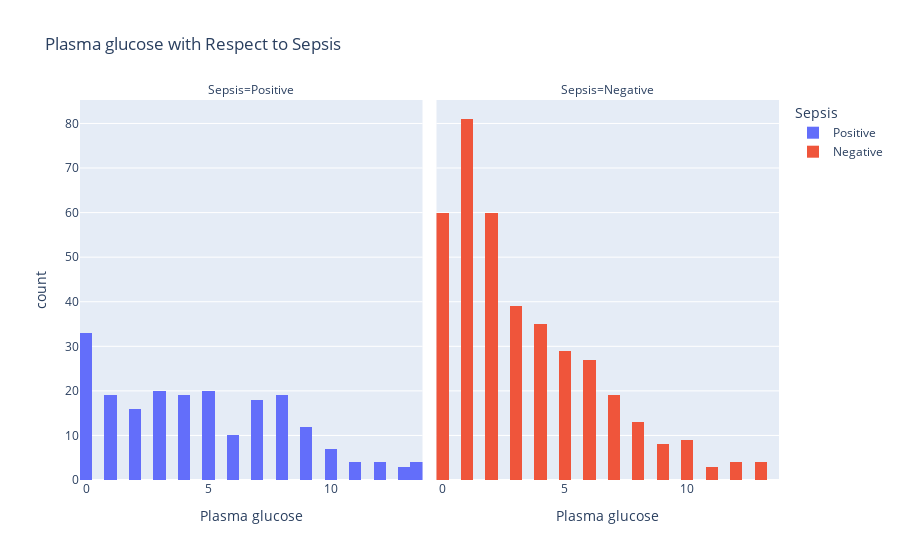
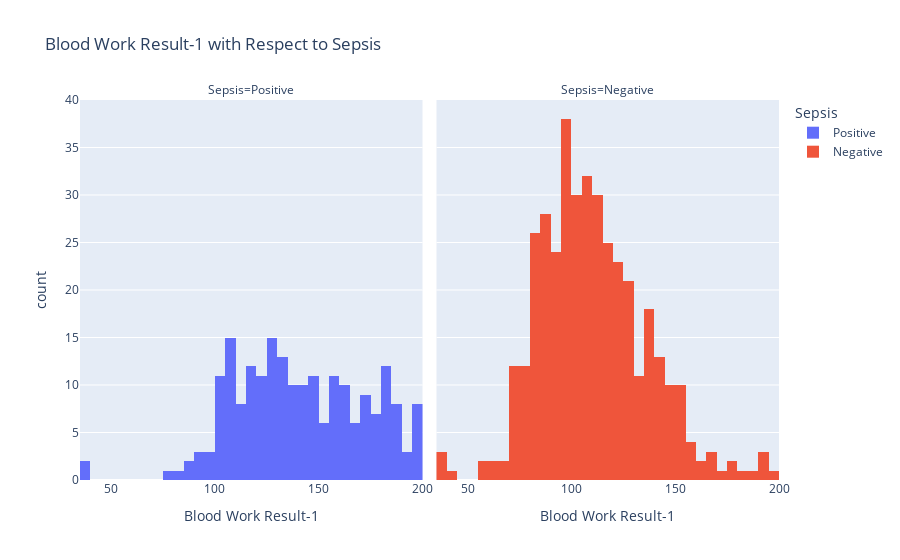
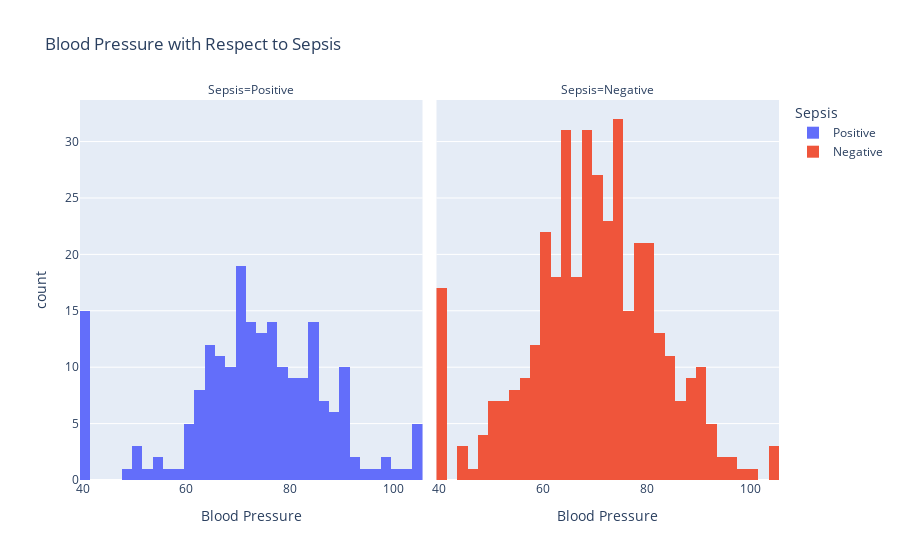
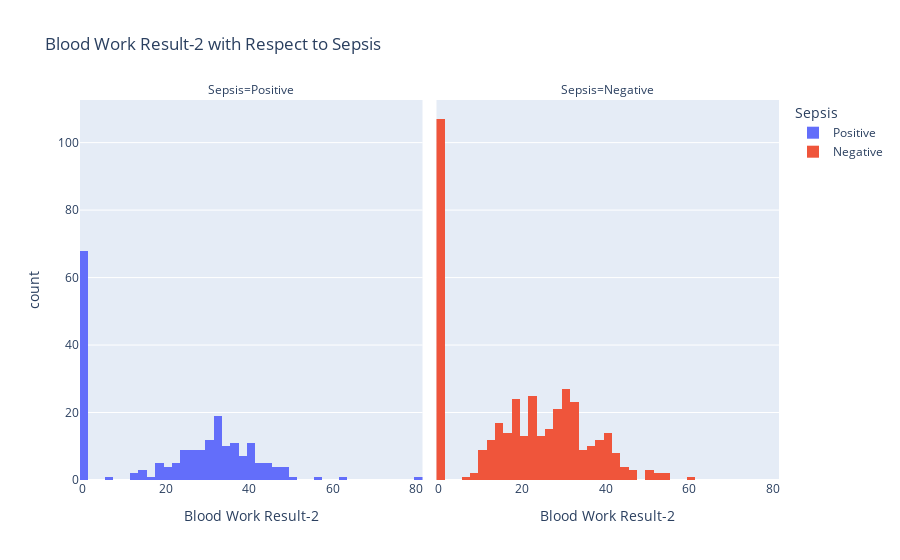

Notebook source saved alongside these figures, in order:
### Markdown cell above
#### 5.2.3 visualization of count of other features against sepsis
- Here, we want varify how other features varies in terms of count with respect to the target feature

### Code cell
def create_histograms(data_frame, column_name):
    fig_3 = px.histogram(
        data_frame=data_frame,
        x=column_name,
        color="Sepsis",
        facet_col="Sepsis",
        nbins=50,
        title=f"{column_name} with Respect to Sepsis"
    )
    fig_3.show()

# Assuming your DataFrame is named 'train'
excluded_columns = ["Sepsis", "ID"]  # List of columns to exclude

for column in train.columns:
    if column not in excluded_columns:
        create_histograms(train, column)

### Figure 1 — Plotly figure (JSON) as saved in the notebook; plotly's stock layout.template omitted (floating-point values rounded to 4 significant figures; data arrays with more than 128 entries replaced by an {"elided": "..."} marker saying what was removed)
{"data": [{"alignmentgroup": "True", "bingroup": "x", "hovertemplate": "Sepsis=Positive<br>Plasma glucose=%{x}<br>count=%{y}<extra></extra>", "legendgroup": "Positive", "marker": {"color": "#636efa", "pattern": {"shape": ""}}, "name": "Positive", "nbinsx": 50, "offsetgroup": "Positive", "orientation": "v", "showlegend": true, "type": "histogram", "x": {"elided": "208 float values"}, "xaxis": "x", "yaxis": "y"}, {"alignmentgroup": "True", "bingroup": "x", "hovertemplate": "Sepsis=Negative<br>Plasma glucose=%{x}<br>count=%{y}<extra></extra>", "legendgroup": "Negative", "marker": {"color": "#EF553B", "pattern": {"shape": ""}}, "name": "Negative", "nbinsx": 50, "offsetgroup": "Negative", "orientation": "v", "showlegend": true, "type": "histogram", "x": {"elided": "391 int values"}, "xaxis": "x2", "yaxis": "y2"}], "layout": {"annotations": [{"font": {}, "showarrow": false, "text": "Sepsis=Positive", "x": 0.245, "xanchor": "center", "xref": "paper", "y": 1, "yanchor": "bottom", "yref": "paper"}, {"font": {}, "showarrow": false, "text": "Sepsis=Negative", "x": 0.755, "xanchor": "center", "xref": "paper", "y": 1, "yanchor": "bottom", "yref": "paper"}], "barmode": "relative", "legend": {"title": {"text": "Sepsis"}, "tracegroupgap": 0}, "title": {"text": "Plasma glucose with Respect to Sepsis"}, "xaxis": {"anchor": "y", "domain": [0, 0.49], "title": {"text": "Plasma glucose"}}, "xaxis2": {"anchor": "y2", "domain": [0.51, 1], "matches": "x", "title": {"text": "Plasma glucose"}}, "yaxis": {"anchor": "x", "domain": [0, 1], "title": {"text": "count"}}, "yaxis2": {"anchor": "x2", "domain": [0, 1], "matches": "y", "showticklabels": false}}}

### Figure 2 — Plotly figure (JSON) as saved in the notebook; plotly's stock layout.template omitted (floating-point values rounded to 4 significant figures; data arrays with more than 128 entries replaced by an {"elided": "..."} marker saying what was removed)
{"data": [{"alignmentgroup": "True", "bingroup": "x", "hovertemplate": "Sepsis=Positive<br>Blood Work Result-1=%{x}<br>count=%{y}<extra></extra>", "legendgroup": "Positive", "marker": {"color": "#636efa", "pattern": {"shape": ""}}, "name": "Positive", "nbinsx": 50, "offsetgroup": "Positive", "orientation": "v", "showlegend": true, "type": "histogram", "x": {"elided": "208 float values"}, "xaxis": "x", "yaxis": "y"}, {"alignmentgroup": "True", "bingroup": "x", "hovertemplate": "Sepsis=Negative<br>Blood Work Result-1=%{x}<br>count=%{y}<extra></extra>", "legendgroup": "Negative", "marker": {"color": "#EF553B", "pattern": {"shape": ""}}, "name": "Negative", "nbinsx": 50, "offsetgroup": "Negative", "orientation": "v", "showlegend": true, "type": "histogram", "x": {"elided": "391 float values"}, "xaxis": "x2", "yaxis": "y2"}], "layout": {"annotations": [{"font": {}, "showarrow": false, "text": "Sepsis=Positive", "x": 0.245, "xanchor": "center", "xref": "paper", "y": 1, "yanchor": "bottom", "yref": "paper"}, {"font": {}, "showarrow": false, "text": "Sepsis=Negative", "x": 0.755, "xanchor": "center", "xref": "paper", "y": 1, "yanchor": "bottom", "yref": "paper"}], "barmode": "relative", "legend": {"title": {"text": "Sepsis"}, "tracegroupgap": 0}, "title": {"text": "Blood Work Result-1 with Respect to Sepsis"}, "xaxis": {"anchor": "y", "domain": [0, 0.49], "title": {"text": "Blood Work Result-1"}}, "xaxis2": {"anchor": "y2", "domain": [0.51, 1], "matches": "x", "title": {"text": "Blood Work Result-1"}}, "yaxis": {"anchor": "x", "domain": [0, 1], "title": {"text": "count"}}, "yaxis2": {"anchor": "x2", "domain": [0, 1], "matches": "y", "showticklabels": false}}}

### Figure 3 — Plotly figure (JSON) as saved in the notebook; plotly's stock layout.template omitted (floating-point values rounded to 4 significant figures; data arrays with more than 128 entries replaced by an {"elided": "..."} marker saying what was removed)
{"data": [{"alignmentgroup": "True", "bingroup": "x", "hovertemplate": "Sepsis=Positive<br>Blood Pressure=%{x}<br>count=%{y}<extra></extra>", "legendgroup": "Positive", "marker": {"color": "#636efa", "pattern": {"shape": ""}}, "name": "Positive", "nbinsx": 50, "offsetgroup": "Positive", "orientation": "v", "showlegend": true, "type": "histogram", "x": {"elided": "208 int values"}, "xaxis": "x", "yaxis": "y"}, {"alignmentgroup": "True", "bingroup": "x", "hovertemplate": "Sepsis=Negative<br>Blood Pressure=%{x}<br>count=%{y}<extra></extra>", "legendgroup": "Negative", "marker": {"color": "#EF553B", "pattern": {"shape": ""}}, "name": "Negative", "nbinsx": 50, "offsetgroup": "Negative", "orientation": "v", "showlegend": true, "type": "histogram", "x": {"elided": "391 int values"}, "xaxis": "x2", "yaxis": "y2"}], "layout": {"annotations": [{"font": {}, "showarrow": false, "text": "Sepsis=Positive", "x": 0.245, "xanchor": "center", "xref": "paper", "y": 1, "yanchor": "bottom", "yref": "paper"}, {"font": {}, "showarrow": false, "text": "Sepsis=Negative", "x": 0.755, "xanchor": "center", "xref": "paper", "y": 1, "yanchor": "bottom", "yref": "paper"}], "barmode": "relative", "legend": {"title": {"text": "Sepsis"}, "tracegroupgap": 0}, "title": {"text": "Blood Pressure with Respect to Sepsis"}, "xaxis": {"anchor": "y", "domain": [0, 0.49], "title": {"text": "Blood Pressure"}}, "xaxis2": {"anchor": "y2", "domain": [0.51, 1], "matches": "x", "title": {"text": "Blood Pressure"}}, "yaxis": {"anchor": "x", "domain": [0, 1], "title": {"text": "count"}}, "yaxis2": {"anchor": "x2", "domain": [0, 1], "matches": "y", "showticklabels": false}}}

### Figure 4 — Plotly figure (JSON) as saved in the notebook; plotly's stock layout.template omitted (floating-point values rounded to 4 significant figures; data arrays with more than 128 entries replaced by an {"elided": "..."} marker saying what was removed)
{"data": [{"alignmentgroup": "True", "bingroup": "x", "hovertemplate": "Sepsis=Positive<br>Blood Work Result-2=%{x}<br>count=%{y}<extra></extra>", "legendgroup": "Positive", "marker": {"color": "#636efa", "pattern": {"shape": ""}}, "name": "Positive", "nbinsx": 50, "offsetgroup": "Positive", "orientation": "v", "showlegend": true, "type": "histogram", "x": {"elided": "208 int values"}, "xaxis": "x", "yaxis": "y"}, {"alignmentgroup": "True", "bingroup": "x", "hovertemplate": "Sepsis=Negative<br>Blood Work Result-2=%{x}<br>count=%{y}<extra></extra>", "legendgroup": "Negative", "marker": {"color": "#EF553B", "pattern": {"shape": ""}}, "name": "Negative", "nbinsx": 50, "offsetgroup": "Negative", "orientation": "v", "showlegend": true, "type": "histogram", "x": {"elided": "391 int values"}, "xaxis": "x2", "yaxis": "y2"}], "layout": {"annotations": [{"font": {}, "showarrow": false, "text": "Sepsis=Positive", "x": 0.245, "xanchor": "center", "xref": "paper", "y": 1, "yanchor": "bottom", "yref": "paper"}, {"font": {}, "showarrow": false, "text": "Sepsis=Negative", "x": 0.755, "xanchor": "center", "xref": "paper", "y": 1, "yanchor": "bottom", "yref": "paper"}], "barmode": "relative", "legend": {"title": {"text": "Sepsis"}, "tracegroupgap": 0}, "title": {"text": "Blood Work Result-2 with Respect to Sepsis"}, "xaxis": {"anchor": "y", "domain": [0, 0.49], "title": {"text": "Blood Work Result-2"}}, "xaxis2": {"anchor": "y2", "domain": [0.51, 1], "matches": "x", "title": {"text": "Blood Work Result-2"}}, "yaxis": {"anchor": "x", "domain": [0, 1], "title": {"text": "count"}}, "yaxis2": {"anchor": "x2", "domain": [0, 1], "matches": "y", "showticklabels": false}}}
